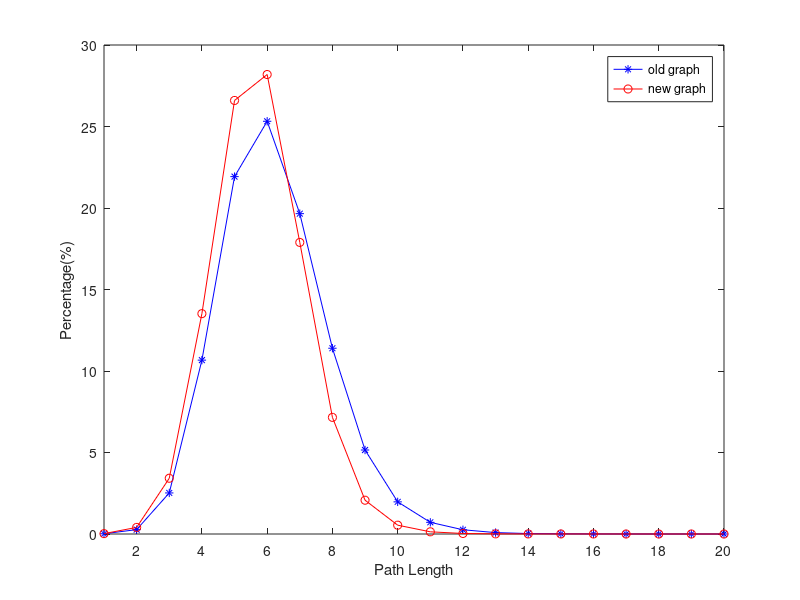

Reproduce this figure in MATLAB.
x=1:1:20;%x轴上的数据，第一个值代表数据开始，第二个值代表间隔，第三个值代表终止
a=[4493,78733,736667,3119217,6411342,7404102,5747039,3332732,1506943,576564,209434,75903,25263,8176,3264,1402,460,52,4,0]; %a数据y值
%b=[2180,40468,348191,1163276,1950943,1962650,1255953,522309,160581,43614,11246,2806,782,367,248,131,29,0,0,0]
b=[12560,219939,1858771,7345633,14452358,15317372,9719795,3888163,1126632,294069,73201,17187,4804,2587,1877,1310,376,34,0,0];
sum(a)
sum(b)
a=a/sum(a)
b=b/sum(b)
plot(x,a,'-*b',x,b,'-or'); %线性，颜色，标记
axis([1,20,0,0.3])  %确定x轴与y轴框图大小
set(gca,'XTick',[2:2:20]) %x轴范围1-6，间隔1
set(gca,'YTick',[0:0.05:0.3]) %y轴范围0-700，间隔100
set(gca,'YTickLabel',{'0','5','10','15','20','25','30'});
xlabel('Path Length')  %x轴坐标描述
ylabel('Percentage(%)') %y轴坐标描述
legend("old graph","new graph");
